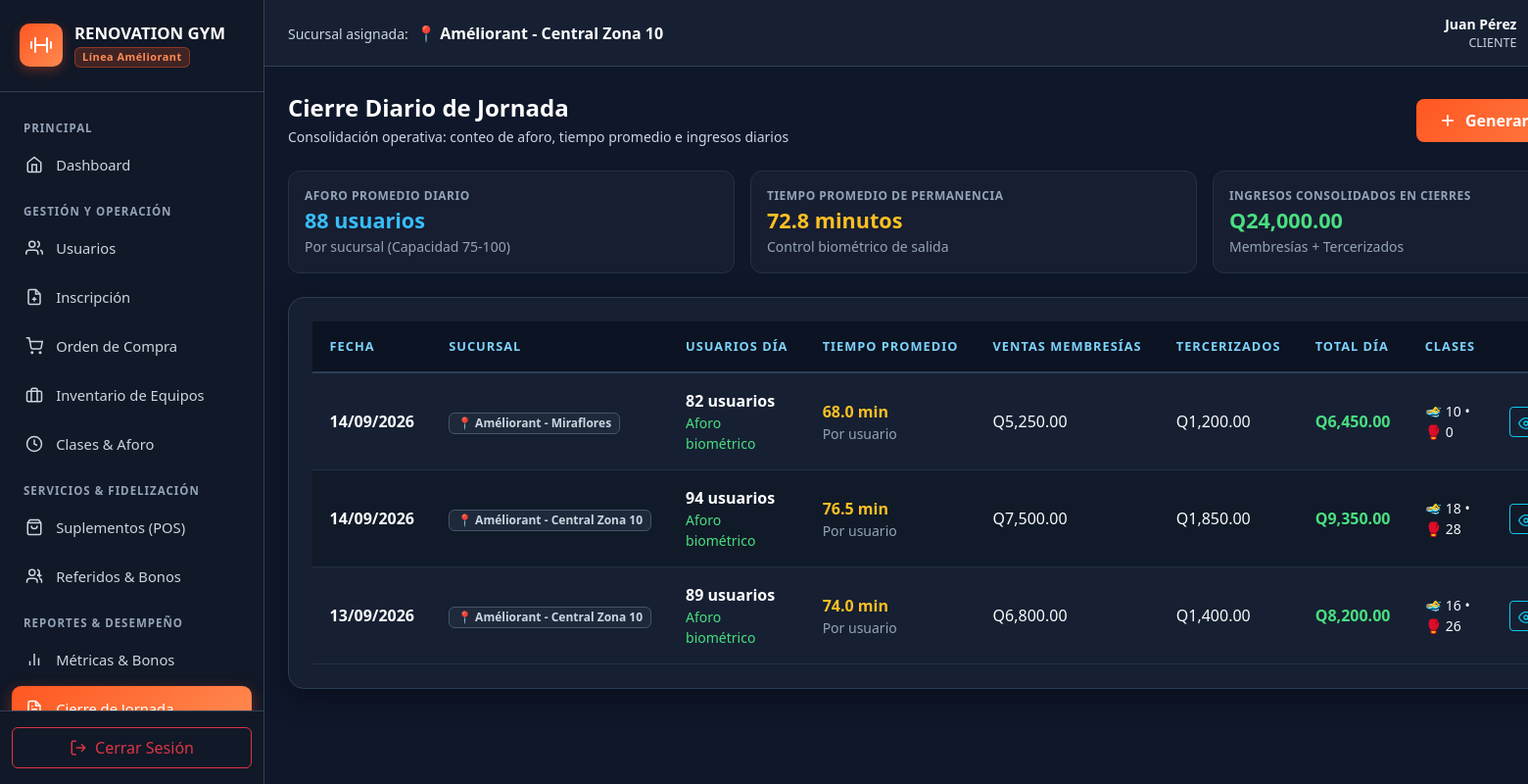
/cierre/index.php (signed in), run on the app's committed database.
### tables this page shows
CREATE TABLE `reportes_cierre_jornada` (
    `id` INT AUTO_INCREMENT PRIMARY KEY,
    `sucursal_id` INT NOT NULL,
    `fecha` DATE NOT NULL,
    `cantidad_usuarios_dia` INT DEFAULT 0,
    `tiempo_promedio_minutos` DECIMAL(6,2) DEFAULT 0.00,
    `ventas_servicios_tercerizados` DECIMAL(10,2) DEFAULT 0.00,
    `ventas_membresias_total` DECIMAL(10,2) DEFAULT 0.00,
    `usuarios_clases_natacion` INT DEFAULT 0,
    `usuarios_clases_boxeo` INT DEFAULT 0,
    `generado_en` TIMESTAMP DEFAULT CURRENT_TIMESTAMP,
    UNIQUE KEY `uk_cierre_sucursal_fecha` (`sucursal_id`, `fecha`),
    CONSTRAINT `fk_cierre_sucursal` FOREIGN KEY (`sucursal_id`) REFERENCES `sucursales` (`id`)
);

CREATE TABLE `sucursales` (
    `id` INT AUTO_INCREMENT PRIMARY KEY,
    `nombre` VARCHAR(100) NOT NULL,
    `codigo_sucursal` VARCHAR(20) NOT NULL UNIQUE,
    `direccion` VARCHAR(255) NOT NULL,
    `telefono` VARCHAR(25),
    `aforo_maximo` INT NOT NULL DEFAULT 100,  
    `horario_lv` VARCHAR(50) DEFAULT '04:00 - 22:00',
    `horario_sd` VARCHAR(50) DEFAULT '06:00 - 14:00',
    `tiene_piscina` TINYINT(1) DEFAULT 0,   
    `tiene_boxeo` TINYINT(1) DEFAULT 0,     
    `estado` ENUM('ACTIVA', 'INACTIVA', 'MANTENIMIENTO') DEFAULT 'ACTIVA',
    `created_at` TIMESTAMP DEFAULT CURRENT_TIMESTAMP
);

### cierre/index.php (the view, shortened to what the rows shown need)
<?php
require_once __DIR__ . '/controlador_cierre.php';
?>
<!DOCTYPE html>
<html lang="es">
<head>
    <link rel="stylesheet" href="../css/bootstrap.min.css">
    <link rel="stylesheet" href="../css/dashboard.css">
    <link rel="stylesheet" href="../css/usuarios.css">
    <link rel="stylesheet" href="../css/cierre.css">
</head>
<body>
<div class="dashboard-wrapper">
    <div class="main-content">
        <main class="content-body">
            <div class="d-flex justify-content-between align-items-center mb-4 flex-wrap gap-3">
                <div>
                    <h2 class="h4 fw-bold text-white mb-1">Cierre Diario de Jornada</h2>
                </div>
            </div>
            <div class="table-responsive-card">
                <div class="table-responsive">
                    <table class="table table-custom align-middle">
                        <thead>
                            <tr>
                                <th>Fecha</th>
                                <th>Sucursal</th>
                                <th>Usuarios Día</th>
                                <th>Tiempo Promedio</th>
                                <th>Ventas Membresías</th>
                                <th>Tercerizados</th>
                                <th>Total Día</th>
                                <th>Clases</th>
                                <th class="text-end">Acciones</th>
                            </tr>
                        </thead>
                        <tbody>
                            <?php if (empty($reportes)): ?>
                                <tr>
                                    <td colspan="9" class="text-center py-4" style="color: #94a3b8;">
                                        No hay reportes de cierre registrados. Haz clic en <strong>"Generar Cierre del Día"</strong>.
                                    </td>
                                </tr>
                            <?php else: ?>
                                <?php foreach ($reportes as $rep): ?>
                                    <?php
                                    $vMem = floatval($rep['ventas_membresias_total']);
                                    $vTerc = floatval($rep['ventas_servicios_tercerizados']);
                                    $totalDia = $vMem + $vTerc;
                                    ?>
                                    <tr>
                                        <td class="fw-bold text-white">
                                            <?= date('d/m/Y', strtotime($rep['fecha'])) ?>
                                        </td>
                                        <td>
                                            <span class="badge" style="background-color: #1e293b; color: #cbd5e1; border: 1px solid #475569;">
                                                📍 <?= htmlspecialchars($rep['sucursal_nombre']) ?>
                                            </span>
                                        </td>
                                        <td>
                                            <div class="fw-bold text-white"><?= $rep['cantidad_usuarios_dia'] ?> usuarios</div>
                                            <div class="small" style="color: #4ade80;">Aforo biométrico</div>
                                        </td>
                                        <td>
                                            <div class="fw-semibold" style="color: #fbbf24;"><?= number_format($rep['tiempo_promedio_minutos'], 1) ?> min</div>
                                            <div class="small" style="color: #94a3b8;">Por usuario</div>
                                        </td>
                                        <td class="text-white">
                                            Q<?= number_format($vMem, 2) ?>
                                        </td>
                                        <td class="text-white">
                                            Q<?= number_format($vTerc, 2) ?>
                                        </td>
                                        <td>
                                            <h6 class="mb-0 fw-bold" style="color: #4ade80;">Q<?= number_format($totalDia, 2) ?></h6>
                                        </td>
                                        <td class="small" style="color: #38bdf8;">
                                            🏊‍♂️ <?= $rep['usuarios_clases_natacion'] ?> &bull; 🥊 <?= $rep['usuarios_clases_boxeo'] ?>
                                        </td>
                                        <td class="text-end">
                                            <div class="d-inline-flex gap-1">
                                                <button type="button" class="btn btn-sm btn-outline-info" title="Ver Balance Ejecutivo" onclick='verCierre(<?= json_encode($rep) ?>)'>
                                                    <svg width="16" height="16" viewBox="0 0 24 24" fill="none" stroke="currentColor" stroke-width="2"><path d="M1 12s4-8 11-8 11 8 11 8-4 8-11 8-11-8-11-8z"></path><circle cx="12" cy="12" r="3"></circle></svg>
                                                </button>
                                            </div>
                                        </td>
                                    </tr>
                                <?php endforeach; ?>
                            <?php endif; ?>
                        </tbody>
                    </table>
                </div>
            </div>
        </main>
    </div>
</div>
</body>
</html>

### data on the page
reportes_cierre_jornada: fecha "14/09/2026", sucursal.nombre "Améliorant - Miraflores", cantidad_usuarios_dia "82", tiempo_promedio_minutos "68.0", ventas_membresias_total "5,250.00", ventas_servicios_tercerizados "1,200.00", totalDia "6,450.00", usuarios_clases_natacion "10", usuarios_clases_boxeo "0"
reportes_cierre_jornada: fecha "14/09/2026", sucursal.nombre "Améliorant - Central Zona 10", cantidad_usuarios_dia "94", tiempo_promedio_minutos "76.5", ventas_membresias_total "7,500.00", ventas_servicios_tercerizados "1,850.00", totalDia "9,350.00", usuarios_clases_natacion "18", usuarios_clases_boxeo "28"
reportes_cierre_jornada: fecha "13/09/2026", sucursal.nombre "Améliorant - Central Zona 10", cantidad_usuarios_dia "89", tiempo_promedio_minutos "74.0", ventas_membresias_total "6,800.00", ventas_servicios_tercerizados "1,400.00", totalDia "8,200.00", usuarios_clases_natacion "16", usuarios_clases_boxeo "26"

### other printed values
$usuario_activo_suc "Améliorant - Central Zona 10"
$usuario_activo_nombre "Juan Pérez"
$usuario_activo_rol "CLIENTE"
$promedio_aforo "88"
$promedio_permanencia "72.8"
$total_ingresos_historico "24,000.00"
